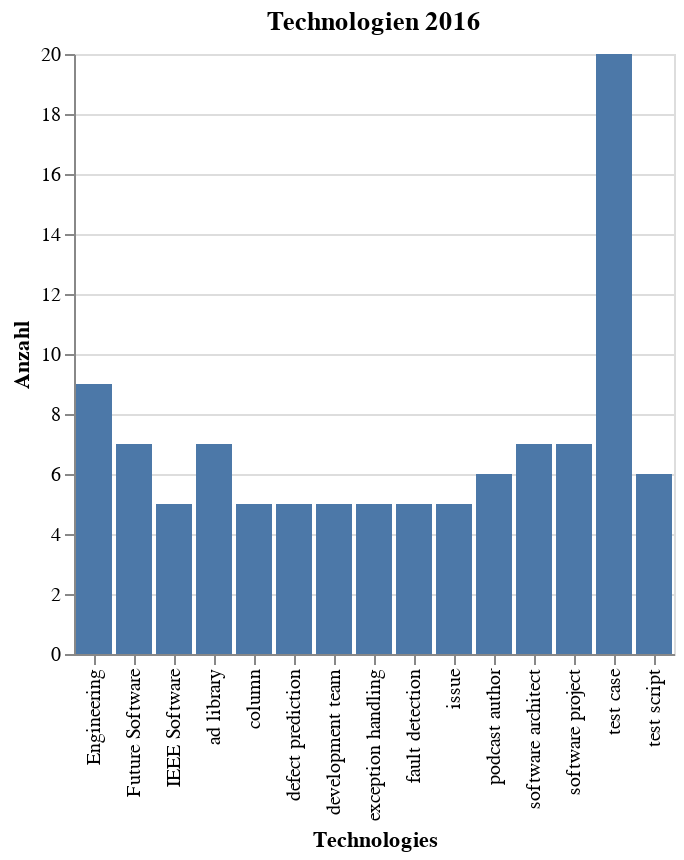

Notebook code cell kept with this figure:
### Markdown cell above
### Balkendiagramm 2016

### Code cell
year = 2016
d = data_words[year].nlargest(anzahl_top_topics).sort_values(ascending=False)
source = pd.DataFrame({'Technologies': d.index,
                            'Anzahl': d})
alt.Chart(source).mark_bar().encode(
        x='Technologies:O',
        y='Anzahl:Q'
    ).properties(
    title=f'Technologien {year}')

### Figure 1 — Vega-Lite specification as saved in the notebook (floating-point values rounded to 4 significant figures)
{"config": {"view": {"continuousWidth": 400, "continuousHeight": 300}}, "data": {"name": "data-b7f7550c8547193fbf16c12cbcdf97a7"}, "mark": "bar", "encoding": {"x": {"type": "ordinal", "field": "Technologies"}, "y": {"type": "quantitative", "field": "Anzahl"}}, "title": "Technologien 2016", "$schema": "https://vega.github.io/schema/vega-lite/v4.8.1.json", "datasets": {"data-b7f7550c8547193fbf16c12cbcdf97a7": [{"Technologies": "test case", "Anzahl": 20}, {"Technologies": "Engineering", "Anzahl": 9}, {"Technologies": "software project", "Anzahl": 7}, {"Technologies": "software architect", "Anzahl": 7}, {"Technologies": "ad library", "Anzahl": 7}, {"Technologies": "Future Software", "Anzahl": 7}, {"Technologies": "test script", "Anzahl": 6}, {"Technologies": "podcast author", "Anzahl": 6}, {"Technologies": "issue", "Anzahl": 5}, {"Technologies": "fault detection", "Anzahl": 5}, {"Technologies": "exception handling", "Anzahl": 5}, {"Technologies": "development team", "Anzahl": 5}, {"Technologies": "defect prediction", "Anzahl": 5}, {"Technologies": "column", "Anzahl": 5}, {"Technologies": "IEEE Software", "Anzahl": 5}]}}
